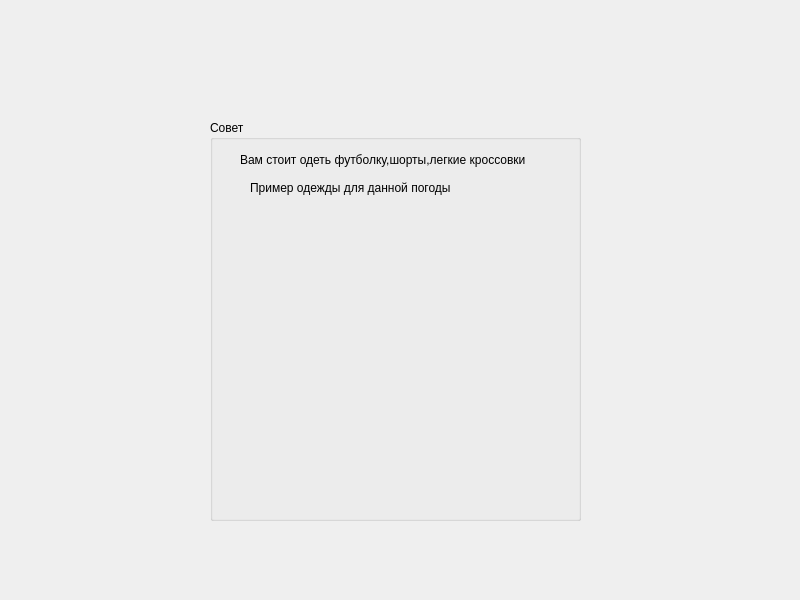
<?xml version="1.0" encoding="UTF-8"?>
<ui version="4.0">
 <class>Weather</class>
 <widget class="QDialog" name="Weather">
  <property name="geometry">
   <rect>
    <x>0</x>
    <y>0</y>
    <width>800</width>
    <height>600</height>
   </rect>
  </property>
  <property name="windowTitle">
   <string>Dialog</string>
  </property>
  <widget class="QGroupBox" name="groupBox">
   <property name="geometry">
    <rect>
     <x>210</x>
     <y>120</y>
     <width>371</width>
     <height>401</height>
    </rect>
   </property>
   <property name="title">
    <string>Совет</string>
   </property>
   <widget class="QLabel" name="label">
    <property name="geometry">
     <rect>
      <x>30</x>
      <y>20</y>
      <width>300</width>
      <height>40</height>
     </rect>
    </property>
    <property name="text">
     <string>Вам стоит одеть футболку,шорты,легкие кроссовки</string>
    </property>
   </widget>
   <widget class="QLabel" name="label_2">
    <property name="geometry">
     <rect>
      <x>30</x>
      <y>80</y>
      <width>321</width>
      <height>321</height>
     </rect>
    </property>
    <property name="text">
     <string/>
    </property>
    <property name="pixmap">
     <pixmap>../Мужская футболка и шорты.jpg</pixmap>
    </property>
   </widget>
   <widget class="QLabel" name="label_3">
    <property name="geometry">
     <rect>
      <x>40</x>
      <y>60</y>
      <width>201</width>
      <height>16</height>
     </rect>
    </property>
    <property name="text">
     <string>Пример одежды для данной погоды:</string>
    </property>
   </widget>
   <widget class="QLabel" name="label_5">
    <property name="geometry">
     <rect>
      <x>0</x>
      <y>0</y>
      <width>371</width>
      <height>401</height>
     </rect>
    </property>
    <property name="text">
     <string/>
    </property>
    <property name="pixmap">
     <pixmap>../white.jpg</pixmap>
    </property>
   </widget>
   <zorder>label_5</zorder>
   <zorder>label</zorder>
   <zorder>label_2</zorder>
   <zorder>label_3</zorder>
  </widget>
  <widget class="QLabel" name="label_4">
   <property name="geometry">
    <rect>
     <x>0</x>
     <y>0</y>
     <width>801</width>
     <height>601</height>
    </rect>
   </property>
   <property name="text">
    <string/>
   </property>
   <property name="pixmap">
    <pixmap>../1645833842_6-vsegda-pomnim-com-p-letnie-oblaka-foto-8.jpg</pixmap>
   </property>
  </widget>
  <zorder>label_4</zorder>
  <zorder>groupBox</zorder>
 </widget>
 <resources/>
 <connections/>
</ui>
